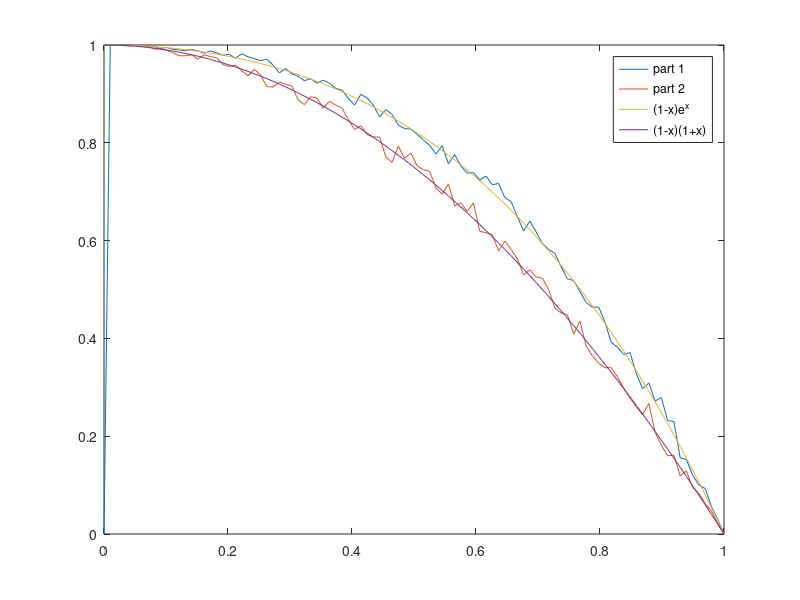

Reproduce this figure in MATLAB.
close all;
n = 0;
i=1;
xlen = 100;
fr = zeros(1,xlen);
nsamp = 1000;
xs = linspace(0,1,xlen);
for x=linspace(0,1,xlen)
	for b=1:nsamp
		a = 0;
		while (a < n + x)
			a = a + rand;
			if (n + x < a && a < n + 1 )
				fr(i) = fr(i) + 1;
			end
		end
	end
	i = i+1;
end
plot(xs,fr / nsamp, ";part 1;");
hold on

n = 20;
i=1;
xlen = 100;
fr2 = zeros(1,xlen);
nsamp = 1000;
xs = linspace(0,1,xlen);
for x=linspace(0,1,xlen)
	for b=1:nsamp
		a = 0;
		while (a < n + x)
			a = a + rand;
			if (n + x < a && a < n + 1 )
				fr2(i) = fr2(i) + 1;
			end
		end
	end
	i = i+1;
end
plot(xs,fr2 / nsamp, ";part 2;");
plot(xs, (1 - xs) .* exp(xs), ";(1-x)e^x;")
plot(xs, (1 - xs) .* (1 + xs),";(1-x)(1+x);")
